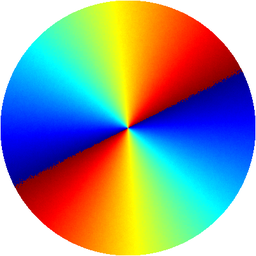
#> input picture BEMD24_429/aop.png, 256 x 256 px, shrunk from 401 x 401 before the run
$ python BEMD_Entro_PCA_Recon.py
#> lines starting #> are read from the running program, lines starting #| are printed output that depends on the picture
import numpy as np
import matplotlib.pyplot as plt
from PIL import Image
from scipy.interpolate import Rbf
from scipy.signal import argrelextrema
from scipy.stats import entropy
from sklearn.decomposition import PCA

def find_extrema(data):
    local_max = argrelextrema(data, np.greater, order=10, mode='wrap')
    local_min = argrelextrema(data, np.less, order=10, mode='wrap')
    return local_max, local_min

def interpolate_surface(coords, values, data_shape):
    x, y = np.meshgrid(np.arange(data_shape[1]), np.arange(data_shape[0]))
    rbf = Rbf(coords[1], coords[0], values, function='thin_plate')
    return rbf(y, x)

def compute_histogram_entropy(data):
    histogram, _ = np.histogram(data, bins=256, range=(0, 1))
    histogram_normalized = histogram / (histogram.sum() + np.finfo(float).eps)
    return entropy(histogram_normalized)

def bemd(image, num_imfs=10):
    imfs = []
    residual = image.copy()
    while True:
        maxima, minima = find_extrema(residual)
        if len(maxima[0]) == 0 and len(minima[0]) == 0:
            break
        maxima_values = residual[maxima]
        minima_values = residual[minima]
        max_surface = interpolate_surface(maxima, maxima_values, residual.shape)
        min_surface = interpolate_surface(minima, minima_values, residual.shape)
        mean_surface = (max_surface + min_surface) / 2
        imf = residual - mean_surface
        residual = residual - imf
        imfs.append(imf)
        if len(imfs) >= num_imfs:
            break
    return imfs, residual

def pca_denoise(imfs):
    denoised_imfs = []
    pca_params = []
    for imf in imfs:
        data = imf.flatten().reshape(-1, 1)
        pca = PCA()
        pca.fit(data)
        retained_components = pca.explained_variance_ratio_ > 0.1
        retained_data = pca.transform(data)[:, retained_components]
        reconstructed = pca.inverse_transform(np.pad(retained_data,
                                                     ((0, 0), (0, pca.n_components_ - retained_data.shape[1])),
                                                     'constant', constant_values=0))
        denoised_imf = reconstructed.reshape(imf.shape)
        denoised_imfs.append(denoised_imf)
        pca_params.append(pca.explained_variance_ratio_)
    return denoised_imfs, pca_params

def reconstruct_image(imfs):
    return np.sum(imfs, axis=0)

# Load and process an existing image
image_path = 'aop.png'
image = Image.open(image_path)
#> image is the input picture: PIL image 256x256 RGBA; mean R, G, B, A 149.1, 153.7, 149.2, 255
image = image.convert('L')
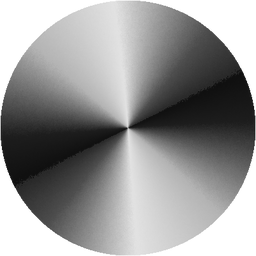
#> image: PIL image 256x256 L; min 15, max 255, mean 151.8
image_array = np.array(image) / 255.0

# BEMD to extract IMFs and the final residual
imfs, final_residual = bemd(image_array, num_imfs=10)
#> the loop in bemd, `while True:` made 10 passes
#> (maxima, minima) on passes 1 to 7: (92 positions, rows 0 to 255, columns 109 to 149, 285 positions, rows 1 to 254, columns 0 to 255), (519 positions, rows 0 to 255, columns 0 to 255, 525 positions, rows 24 to 239, columns 0 to 255), (275 positions, rows 0 to 255, columns 0 to 255, 271 positions, rows 118 to 155, columns 0 to 255), (370 positions, rows 0 to 255, columns 0 to 255, 370 positions, rows 38 to 217, columns 0 to 255), (284 positions, rows 0 to 255, columns 0 to 255, 284 positions, rows 103 to 153, columns 0 to 255), (313 positions, rows 0 to 255, columns 0 to 255, 313 positions, rows 83 to 167, columns 0 to 255), (256 positions, rows 0 to 255, columns 0 to 255, 256 positions, rows 120 to 136, columns 0 to 255)
#> pass 1, in bemd, `imf = residual - mean_surface`:
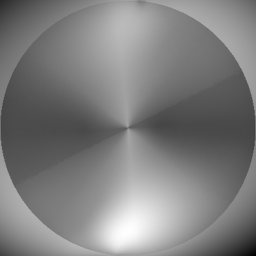
#> imf: shape (256, 256) float64; min -1.58, max 1.55, mean -0.0215; drawn with min black and max white
#> after the loop in bemd, `while True:`:
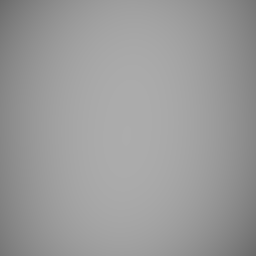
#> residual: shape (256, 256) float64; min 0.418, max 0.675, mean 0.608
#> after the loop in bemd, `while True:`: imfs = 10 items
#> imfs = 10 items

# PCA denoising on the first 5 IMFs
denoised_imfs, pca_params = pca_denoise(imfs[:5])
#> the loop in pca_denoise, `for imf in imfs:` made 5 passes
#> after the loop in pca_denoise, `for imf in imfs:`: denoised_imfs = 5 items; pca_params = [[1], [1], [1], [1], [1]]
#> denoised_imfs = 5 items; pca_params = [[1], [1], [1], [1], [1]]

# Compute entropy for original and denoised IMFs
original_entropies = [compute_histogram_entropy(imf) for imf in imfs] + [compute_histogram_entropy(final_residual)]
#> in compute_histogram_entropy, `histogram, _ = np.histogram(data, bins=256, range=(0, 1))`: histogram = 256 values, max 233 at index 11, min 11 at index 255, mean 107.3
#> in compute_histogram_entropy, `histogram_normalized = histogram / (histogram.sum() + np.finfo(float)...`: histogram_normalized = 256 values, max 0.00848 at index 11, min 0.0004 at index 255, mean 0.00391
#> in compute_histogram_entropy (call 9), `histogram, _ = np.histogram(data, bins=256, range=(0, 1))`: histogram = 256 values, max 4318 at index 0, min 0 at index 14, mean 114.7
#> in compute_histogram_entropy (call 9), `histogram, _ = np.histogram(data, bins=256, range=(0, 1))`:
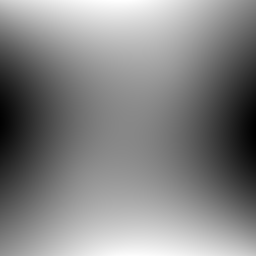
#> data: shape (256, 256) float64; min -0.0647, max 0.0527, mean -0.00338; drawn with min black and max white
#> in compute_histogram_entropy (call 9), `histogram_normalized = histogram / (histogram.sum() + np.finfo(float)...`: histogram_normalized = 256 values, max 0.147 at index 0, min 0 at index 14, mean 0.00391
#> in compute_histogram_entropy (call 10), `histogram, _ = np.histogram(data, bins=256, range=(0, 1))`: histogram = 256 values, max 1160 at index 0, min 0 at index 23, mean 57.85
#> in compute_histogram_entropy (call 10), `histogram, _ = np.histogram(data, bins=256, range=(0, 1))`:
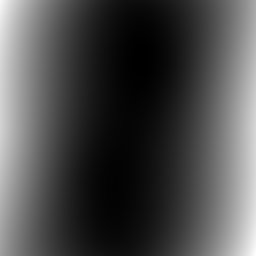
#> data: shape (256, 256) float64; min -0.0935, max 0.0893, mean -0.0398; drawn with min black and max white
#> in compute_histogram_entropy (call 10), `histogram_normalized = histogram / (histogram.sum() + np.finfo(float)...`: histogram_normalized = 256 values, max 0.0783 at index 0, min 0 at index 23, mean 0.00391
#> original_entropies = [5.31, 5.26, 4.97, 3.96, 3.68, 2.64, 2.57, 2.74, 2.47, 2.86, 3.79]
denoised_entropies = [compute_histogram_entropy(imf) for imf in denoised_imfs]
#> denoised_entropies = [5.31, 5.26, 4.97, 3.96, 3.68]

# Save all entropies and PCA contribution ratios to a file
np.savez('imf_data.npz', original_entropies=original_entropies, denoised_entropies=denoised_entropies, pca_params=pca_params)

# Visualization of all IMFs, the original image, and the final residual
cols = 4
rows = (len(imfs) + 2) // cols + 1  # +1 for original and residual
#> rows = 4

plt.figure(figsize=(cols * 4, rows * 4))
plt.subplot(rows, cols, 1)
plt.imshow(image_array, cmap='gray')
plt.title('Original Image')
plt.colorbar()

for idx, imf in enumerate(imfs + [final_residual], 2):
    plt.subplot(rows, cols, idx)
    plt.imshow(imf, cmap='gray')
    plt.title(f'Component {idx - 1}')
    plt.colorbar()
#> this loop made 11 passes

plt.tight_layout()
plt.show()

# Plotting original entropies with annotations
plt.figure(figsize=(10, 5))
plt.plot(range(1, len(original_entropies)+1), original_entropies, '-o', label='Original Entropies (IMFs + Residual)')
for i, v in enumerate(original_entropies):
    plt.text(i + 1, v, f"{v:.2f}", ha='center', va='bottom', fontsize=8)
#> this loop made 11 passes
#> v on passes 1 to 11: 5.31, 5.26, 4.97, 3.96, 3.68, 2.64, 2.57, 2.74, 2.47, 2.86, 3.79
plt.xticks(range(1, len(original_entropies)+1))
plt.xlabel('Component Index')
plt.ylabel('Entropy')
plt.title('Entropy of Original IMFs and Residual')
plt.grid(True)
plt.legend()
plt.show()
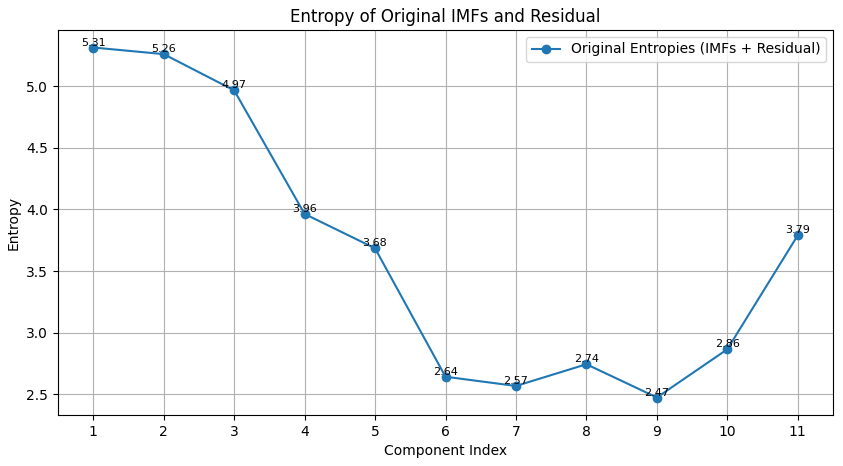
#> figure drawn by matplotlib, 1 panel; curve peaks at x = 1, y = 5.31

# Plotting denoised entropies with annotations
plt.figure(figsize=(10, 5))
plt.plot(range(1, len(denoised_entropies)+1), denoised_entropies, '-o', label='Denoised IMFs Entropy')
for i, v in enumerate(denoised_entropies):
    plt.text(i + 1, v, f"{v:.2f}", ha='center', va='bottom', fontsize=8)
#> this loop made 5 passes
plt.xticks(range(1, len(denoised_entropies)+1))
plt.xlabel('Denoised IMF Index')
plt.ylabel('Entropy')
plt.title('Entropy of Denoised IMFs')
plt.grid(True)
plt.legend()
plt.show()

# Reconstruct and visualize the denoised image from the first five denoised IMFs
reconstructed_image = reconstruct_image(denoised_imfs)
plt.figure(figsize=(8, 8))
plt.imshow(reconstructed_image, cmap='gray')
plt.title('Reconstructed Image from Denoised IMFs')
plt.colorbar()
plt.show()
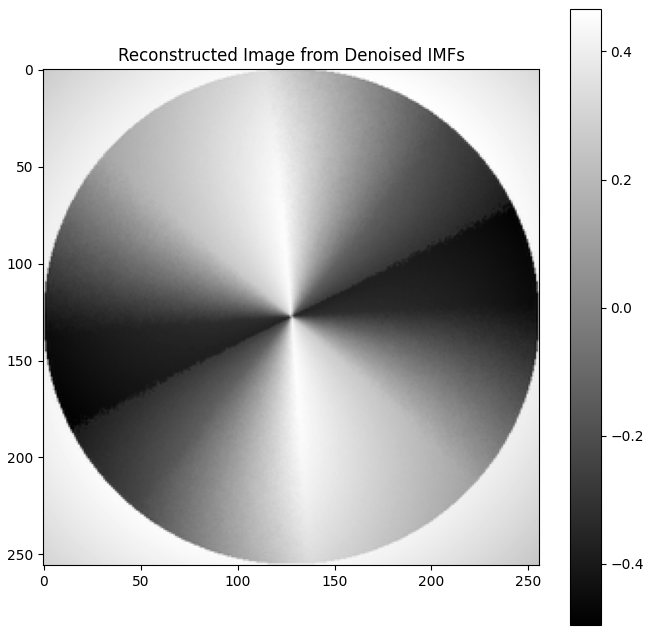
#> figure drawn by matplotlib, 2 panels
